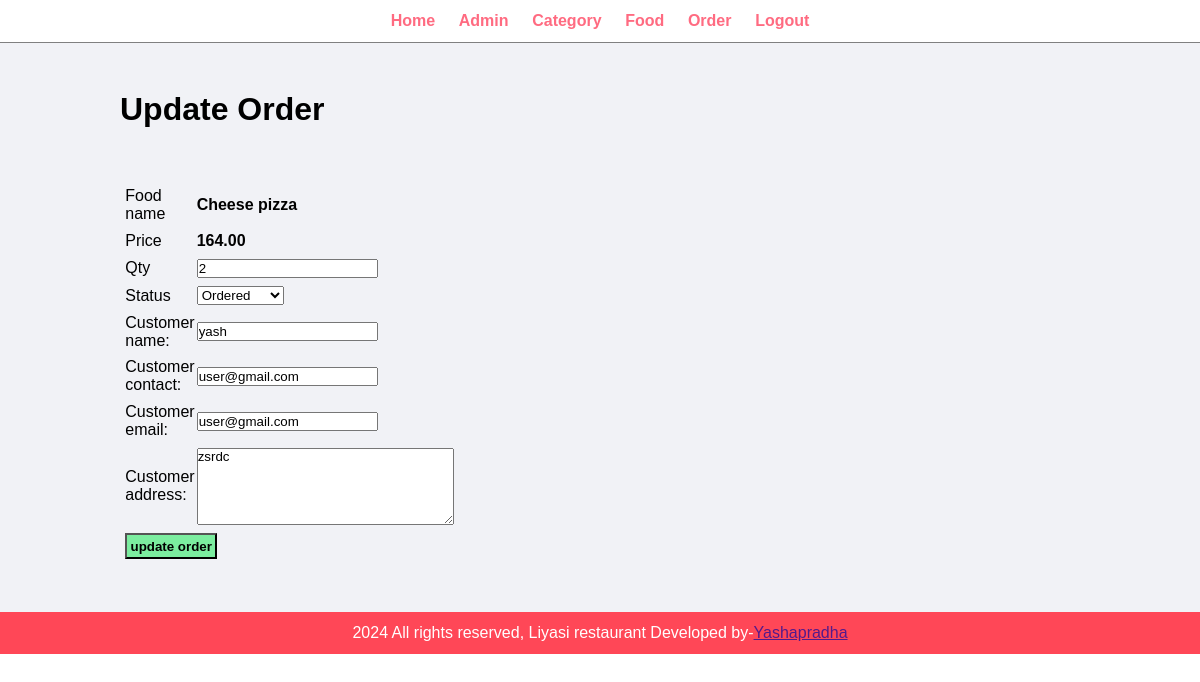
Page /admin/update-order.php?id=3 (signed in) on the committed database.
### tables this page shows
CREATE TABLE `tbl_order` (
  `id` int(10) UNSIGNED NOT NULL,
  `food` varchar(150) NOT NULL,
  `prize` decimal(10,2) NOT NULL,
  `quantity` int(11) NOT NULL,
  `total` decimal(10,2) NOT NULL,
  `order_date` datetime NOT NULL,
  `status` varchar(50) NOT NULL,
  `customer_name` varchar(150) NOT NULL,
  `customer_contact` varchar(20) NOT NULL,
  `customer_email` varchar(150) NOT NULL,
  `customer_address` varchar(255) NOT NULL
);

### admin/update-order.php (the view, shortened to what this page needs)
<?php include('partials/menu.php'); ?>
<div class="main-content">
  <div class="wrapper">
    <h1>Update Order</h1>
    <?php
      if(isset($_GET['id']))
      {
        $id=$_GET['id'];
        $sql="SELECT * FROM tbl_order WHERE id=$id";
        $res=mysqli_query($conn,$sql);
        $count=mysqli_num_rows($res);
        if($count==1)
        {
          $row=mysqli_fetch_assoc($res);
          $food=$row['food'];
          $prize=$row['prize'];
          $quantity=$row['quantity'];
          $status=$row['status'];
          $customer_name=$row['customer_name'];
          $customer_contact=$row['customer_contact'];
          $customer_email=$row['customer_email'];
          $customer_address=$row['customer_address'];
        }
        else{
          header('location:'.SITEURL.'admin/manage-order.php');
        }
      }
      else{
        header('location:'.SITEURL.'admin/manage-order.php');
      }
    ?>
    <form action="" method="POST">
      <table class="tbl-30">
        <tr>
          <td>Food name</td>
          <td><b><?php echo $food; ?><b></td>
        </tr>
        <tr>
          <td>Price</td>
          <td><b><?php echo $prize; ?><b></td>
        </tr>
        <tr>
          <td>Qty</td>
          <td>
            <input type="number" name="quantity" value="<?php echo $quantity; ?>">
          </td>
        </tr>
        <tr>
          <td>Status</td>
          <td>
            <select name="status">
                <option <?php if($status=="ordered"){echo "selected";} ?>value="ordered">Ordered</option>
              </select>
            </td>
        </tr>
        <tr>
          <td>Customer name:</td>
          <td>
            <input type="text" name="customer_name" value="<?php echo $customer_name; ?>">
          </td>
        </tr>
        <tr>
          <td>Customer contact:</td>
          <td>
            <input type="text" name="customer_contact" value="<?php echo $customer_contact; ?>">
          </td>
        </tr>
        <tr>
          <td>Customer email:</td>
          <td>
            <input type="text" name="customer_email" value="<?php echo $customer_email; ?>">
          </td>
        </tr>
        <tr>
          <td>Customer address:</td>
          <td>
            <textarea  name="customer_address" cols="30" rows="5"><?php echo $customer_address; ?></textarea>
          </td>
        </tr>
        <tr>
          <td colspan="2">
            <input type="submit" name="submit" value="update order" class="btn-secondary">
          </td>
        </tr>
      </table>
    </form>
  </div>
</div>
<?php include('partials/footer.php'); ?>

### css/admin.css (style rules this page uses)
* { margin:0; padding:0; font-family:Arial, Helvetica, sans-serif; }
.wrapper { padding: 1%; width:80%; margin:0 auto; }
.tbl-30 { width: 30%; }
table tr td { padding: 1%; }
.btn-secondary { background-color:#7bed9f; padding: 1%; color: black; text-decoration: none; font-weight: bold; }
.main-content { padding:3% 0; background-color: #f1f2f6; }

### rows in the picture
tbl_order: food "Cheese pizza", prize "164.00", quantity "2", customer_name "yash", customer_contact "user@gmail.com", customer_email "user@gmail.com", customer_address "zsrdc"
